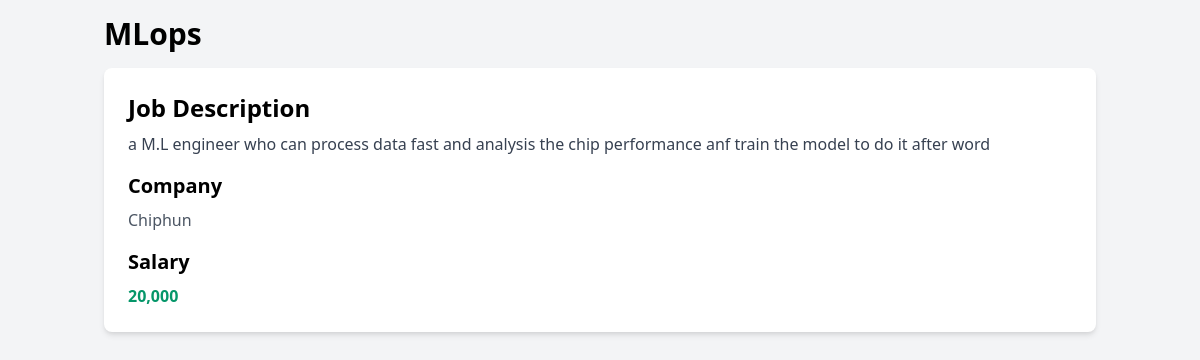
The page /jobno./6 on the database its author committed.
### job_boardapp/models.py (models this page shows, shortened)
class JobPosting(models.Model):
    title = models.CharField(max_length=100)
    description = models.TextField()
    company = models.CharField(max_length=100)
    salary = models.IntegerField()
    is_active = models.BooleanField(default=False)

### job_boardapp/views.py (the view)
# urls.py: path('jobno./<int:k>',jobno ,name='jobno' ),
def jobno(request,k):
    job=get_object_or_404(JobPosting,id=k)
    context={
        'job' : job
    }
    return render(request, 'job_boardapp/detail.html',context)

### job_boardapp/templates/job_boardapp/detail.html (shortened to what this page needs)
{% load humanize %}
<!DOCTYPE html>
<html lang="en">
  <head>
    <link
      href="https://cdn.jsdelivr.net/npm/tailwindcss@2.2.19/dist/tailwind.min.css"
      rel="stylesheet"
    />
  </head>
  <body class="bg-gray-100">
    <div class="container mx-auto p-4">
      <h1 class="text-3xl font-bold mb-4">{{ job.title }}</h1>
      <div class="bg-white p-6 rounded-lg shadow-md">
        <h2 class="text-2xl font-semibold mb-2">Job Description</h2>
        <p class="text-gray-700 mb-4">{{ job.description }}</p>
        <h3 class="text-xl font-semibold mb-2">Company</h3>
        <p class="text-gray-600 mb-4">{{ job.company }}</p>
        <h3 class="text-xl font-semibold mb-2">Salary</h3>
        <p class="text-green-600 font-bold">{{ job.salary | intcomma }}</p>
      </div>
    </div>
  </body>
</html>

### rows shown on the page
JobPosting: title "MLops", description "a M.L engineer who can process data fast and analysis the chip performance anf train the model to do it after word", company "Chiphun", salary "20,000"
